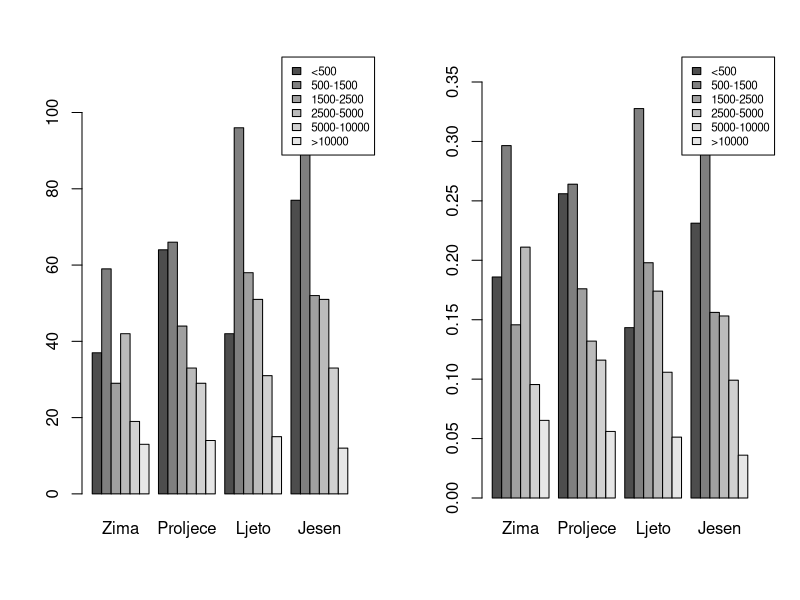

This figure's R source: (Note: this script raises an error after producing the figure.)
matches <- read.csv2("hnl_matches.csv")
attach(matches)
str(matches)

## Posjećenost s obzirom na godišnje doba odigravanja utakmice

zima <- attendance[(ISOdate(0,month,day) >= ISOdate(0,12,21) | ISOdate(0,month,day) < ISOdate(0,3,21)) & attendance != 0]
proljece <- attendance[(ISOdate(0,month,day) >= ISOdate(0,3,21) & ISOdate(0,month, day) < ISOdate(0,6,21)) & attendance != 0]
ljeto <- attendance[(ISOdate(0,month,day) >= ISOdate(0,6,21) & ISOdate(0,month, day) < ISOdate(0,9,23)) & attendance != 0]
jesen <- attendance[(ISOdate(0,month,day) >= ISOdate(0,9,23) & ISOdate(0,month, day) < ISOdate(0,12,21)) & attendance != 0]

kategorije <-  c(0,500, 1500, 2500, 5000, 10000, 35000)
zima_cut <- cut(zima, breaks = kategorije)
proljece_cut <- cut(proljece, breaks = kategorije)
ljeto_cut <- cut(ljeto, breaks = kategorije)
jesen_cut <- cut(jesen, breaks = kategorije)
cols <- c("<500","500-1500","1500-2500","2500-5000","5000-10000",">10000")
sva_doba <- rbind(table(zima_cut), table(proljece_cut), table(ljeto_cut), table(jesen_cut))
rownames(sva_doba) <- c("Zima", "Proljece", "Ljeto", "Jesen")
colnames(sva_doba) <- cols
sva_doba

alt <- cbind(table(zima_cut),table(proljece_cut),table(ljeto_cut),table(jesen_cut))
rownames(alt) <- cols
colnames(alt) <- c("Zima", "Proljece", "Ljeto", "Jesen")
alt
alt2 <- cbind(prop.table(table(zima_cut)),prop.table(table(proljece_cut)),prop.table(table(ljeto_cut)),prop.table(table(jesen_cut)))
rownames(alt2) <- cols
colnames(alt2) <- c("Zima", "Proljece", "Ljeto", "Jesen")
alt2
png(filename="freq_prop_doba.png", width=750, height = 400)
par(mfrow = c(1,2))
barplot(alt,beside = T, legend.text = cols, args.legend = list(x = "topright", inset = c(-0.06), cex = 0.7))
barplot(alt2,beside = T, legend.text = cols, args.legend = list(x = "topright", inset = c(-0.06), cex = 0.7), ylim = c(0,0.35))
dev.off()
barplot(sve, beside = T, legend.text = rownames(sva_doba))

chisq.test(sva_doba)

## Očekivanje s obzirom na vrijeme odigravanja

zima <- attendance[(month > 11 | month < 3) & attendance != 0]
ljeto <- attendance[(month > 3 & month < 12) & attendance != 0]
t.test(zima, ljeto, a = "l")

# Testiranje s obzirom na dan u tjednu 

weekday %in% c("Sun", "Sat")

radni_dan <- attendance[!(weekday %in% c("Sun", "Sat")) & attendance != 0]
vikend <- attendance[weekday %in% c("Sun", "Sat") & attendance != 0]

t.test(radni_dan, vikend, a = "l")

att_day_count <- c()
att_days_avg <- c()
att_days_med <- c()
dani <- c("Pon","Uto","Sri","Čet","Pet","Sub","Ned")
days <- c("Mon","Tue","Wed","Thu","Fri","Sat","Sun")
for(dan in days){
  att_days_avg <- c(att_days_avg, mean(attendance[weekday==dan & attendance != 0]))
  att_days_med <- c(att_days_med, median(attendance[weekday==dan & attendance != 0]))
  att_day_count <- c(att_day_count, length(attendance[weekday==dan]))
}

att_d <- rbind(att_days_avg, att_days_med)
colnames(att_d) <- days
barplot(att_day_count)
att_day_count
png(filename="dan_u_tjednu.png", width=750, height = 400)
barplot(att_d, beside = T, legend.text = c("Mean","Median"), args.legend = list(x = "top"), ylim = c(0,5000), names = dani)
dev.off()

wed_g <- matches[weekday=="Wed",]
nrow(wed_g[wed_g$attendance != 0,])


# Posjecenost srijedom

t.test(attendance[attendance != 0 & weekday=="Wed"], attendance[attendance != 0 & weekday=="Sat"], a = "g")


